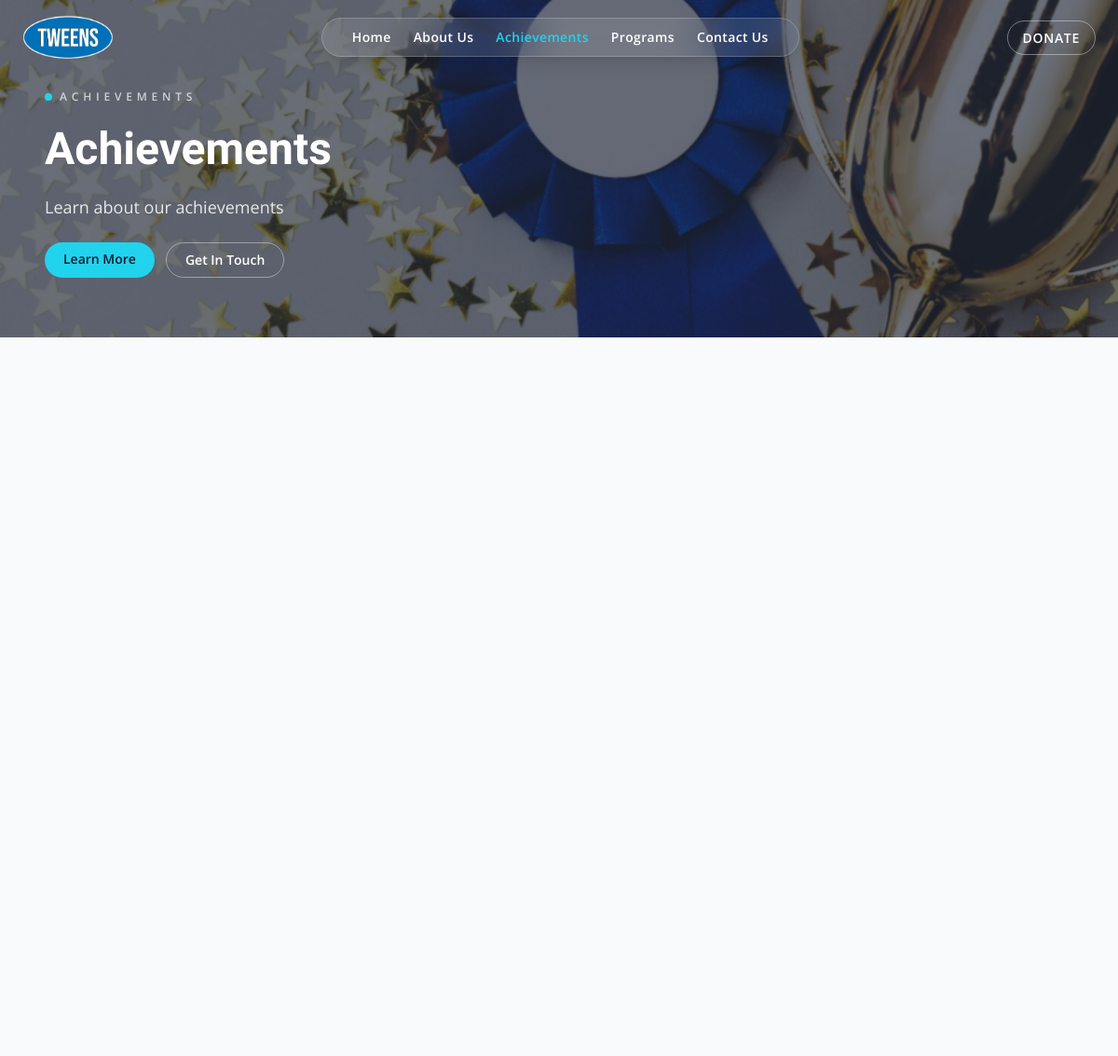
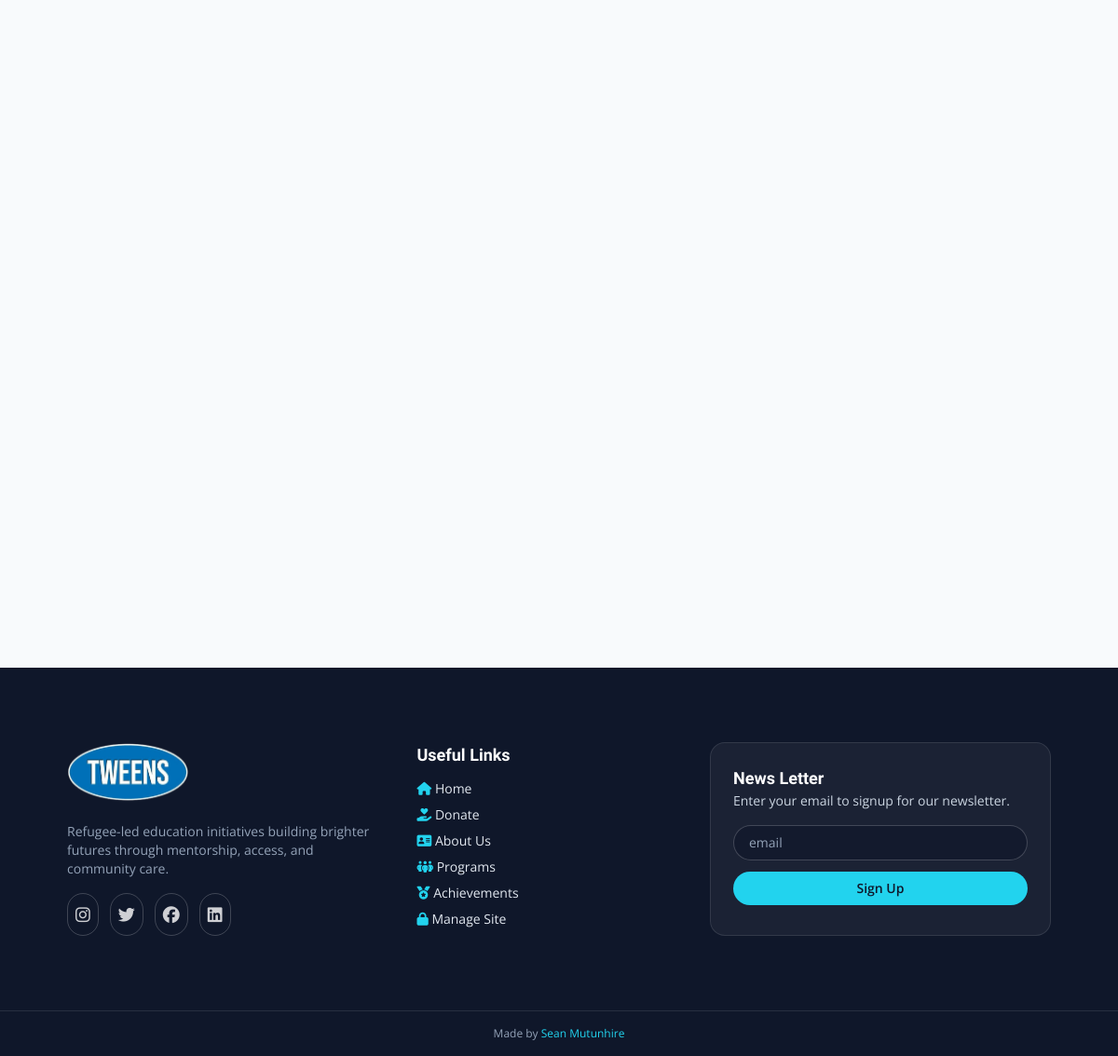
/achievements, run on the app's committed database (2 pictures, top to bottom).
### flask_app/models.py (models this page shows)
class SiteContent(db.Model):
    __tablename__ = "site_content_table"
    __table_args__ = (
        UniqueConstraint("page", "section", "field", name="uq_site_content_key"),
    )
    id = db.Column(db.Integer, primary_key=True)
    page = db.Column(db.String(100), nullable=False)
    section = db.Column(db.String(100), nullable=False)
    field = db.Column(db.String(100), nullable=False)
    value = db.Column(db.Text, nullable=False)
    updated_at = db.Column(db.DateTime, nullable=False, default=datetime.utcnow, onupdate=datetime.utcnow)

### flask_app/app.py (the view)
@app.get("/achievements")
def achievements():
    testimonies = Testimony.query.order_by(Testimony.id.desc()).all()
    achievement_list = Achievement.query.order_by(Achievement.sort_order).all()
    return render_template(
        "achievements.html",
        testimonies=testimonies,
        achievements=achievement_list,
        page_content=get_page_content("achievements"),
        file_js=f'<script src="{url_for("static", filename="myJS/achievements.js")}"></script>',
    )

### flask_app/app.py (called while the page is built)
def get_page_content(page: str) -> dict[str, dict[str, str]]:
    defaults = SITE_CONTENT_DEFAULTS.get(page, {})
    content = {section: dict(fields) for section, fields in defaults.items()}
    rows = SiteContent.query.filter_by(page=page).all()
    for row in rows:
        content.setdefault(row.section, {})[row.field] = row.value
    return content

@app.context_processor
def inject_global_site_content():
    global_content = get_page_content("global")
    return {
        "global_content": global_content.get("branding", {}),
        "footer_content": global_content.get("footer", {}),
        "current_endpoint": request.endpoint,
    }

### flask_app/templates/achievements.html (shortened to what this page needs)
{% set title = 'Achievements' %}
{% set file_css = '' %}
{% set bg_image_url = page_content.hero.background_image %}
{% set topic = page_content.hero.topic %}
{% set caption = page_content.hero.caption %}
{% include 'components/hero.html' %}
<main class="mx-auto flex max-w-6xl flex-col gap-14 px-6 py-12 md:px-8 md:py-16 lg:px-12 lg:py-20">
</main>
{% include 'components/footer.html' %}

### flask_app/templates/components/hero.html (shortened to what this page needs)
<!DOCTYPE html>
<html lang="en">
<head>
    <link rel="stylesheet" href="{{ url_for('static', filename='css/tailwind.css') }}">
    <link rel="stylesheet" href="https://cdnjs.cloudflare.com/ajax/libs/font-awesome/6.7.2/css/all.min.css" />
</head>
<body>
    <div class="nav-banner fixed inset-x-0 top-0 z-50 flex items-center justify-between px-6 py-4 transition-all duration-500">
        <div class="logo flex items-center gap-3">
            <a href="{{ url_for('home') }}" class="inline-flex items-center gap-3">
                <img src="{{ url_for('static', filename=global_content.get('logo_image', 'images/logo.png')) }}" alt="Logo" class="h-12 object-cover">
            </a>
        </div>
        <nav class="hidden md:flex md:items-center md:gap-6 md:rounded-full md:bg-white/10 md:backdrop-blur-xl md:px-8 md:py-2.5 md:border md:border-white/20 md:shadow-lg">
            <a href="{{ url_for('home') }}" class="text-sm font-semibold tracking-wide transition-colors {% if current_endpoint == 'home' %}text-brand-aqua{% else %}text-white hover:text-brand-aqua{% endif %}">Home</a>
            <a href="{{ url_for('about') }}" class="text-sm font-semibold tracking-wide transition-colors {% if current_endpoint == 'about' %}text-brand-aqua{% else %}text-white hover:text-brand-aqua{% endif %}">About Us</a>
            <a href="{{ url_for('achievements') }}" class="text-sm font-semibold tracking-wide transition-colors {% if current_endpoint == 'achievements' %}text-brand-aqua{% else %}text-white hover:text-brand-aqua{% endif %}">Achievements</a>
            <a href="{{ url_for('programs') }}" class="text-sm font-semibold tracking-wide transition-colors {% if current_endpoint == 'programs' %}text-brand-aqua{% else %}text-white hover:text-brand-aqua{% endif %}">Programs</a>
            <a href="{{ url_for('contact') }}" class="text-sm font-semibold tracking-wide transition-colors {% if current_endpoint == 'contact' %}text-brand-aqua{% else %}text-white hover:text-brand-aqua{% endif %}">Contact Us</a>
        </nav>
        <div class="hidden md:block">
            <a href="{{ global_content.get('donate_url', 'https://www.globalgiving.org/projects/transformative-education-for-refugees-in-zimbabwe/') }}" target="_blank" class="rounded-full border border-white/40 px-4 py-2 text-sm font-semibold uppercase tracking-wider text-white transition hover:border-white hover:bg-white/10">Donate</a>
        </div>
    </div>
    <header class="relative min-h-[60vh] bg-cover bg-center" style="background-image: url('{{ url_for('static', filename=bg_image_url) }}');">
        <div class="absolute inset-0" style="background-color: rgba(15, 23, 42, 0.62);"></div>
        <div class="relative z-10">
            <div class="mx-auto flex max-w-6xl flex-col gap-6 px-6 pb-16 pt-24 text-white">
                <div class="flex flex-wrap items-center gap-2 text-xs font-semibold uppercase tracking-[0.4em] text-white/70">
                    <span class="h-2 w-2 rounded-full bg-brand-aqua"></span>
                    {{ topic }}
                </div>
                <h1 class="text-4xl font-semibold leading-tight md:text-5xl">{{ topic }}</h1>
                <p class="max-w-2xl text-base text-white/85 md:text-lg">{{ caption }}</p>
                <div class="flex flex-wrap gap-3">
                    <a href="{{ url_for('about') }}" class="rounded-full bg-brand-aqua px-5 py-2 text-sm font-semibold text-slate-900 transition hover:brightness-110">Learn More</a>
                    <a href="{{ url_for('contact') }}" class="rounded-full border border-white/40 px-5 py-2 text-sm font-semibold text-white transition hover:border-white hover:bg-white/10">Get In Touch</a>
                </div>
            </div>
        </div>
    </header>

### flask_app/templates/components/footer.html (shortened to what this page needs)
<section class="bg-slate-900 text-slate-200">
    <div class="mx-auto grid max-w-6xl gap-10 px-6 py-14 md:px-8 md:py-16 lg:px-12 lg:py-20 md:grid-cols-[1.1fr_0.9fr_1.2fr]">
        <div class="space-y-4">
            <a href="{{ url_for('home') }}" class="inline-flex items-center gap-3">
                <img src="{{ url_for('static', filename=global_content.get('logo_image', 'images/logo.png')) }}" alt="logo" class="h-16 object-cover">
            </a>
            <p class="text-sm text-slate-400">{{ footer_content.get('tagline', 'Refugee-led education initiatives building brighter futures through mentorship, access, and community care.') }}</p>
            <div class="flex gap-3 text-lg">
                <a href="https://www.instagram.com/tweens_tongogara/" target="_blank" class="rounded-full border border-white/20 p-2 text-white/80 transition hover:border-brand-aqua hover:text-brand-aqua"><i class="fa-brands fa-instagram"></i></a>
                <a href="https://x.com/TongogaraTweens" target="_blank" class="rounded-full border border-white/20 p-2 text-white/80 transition hover:border-brand-aqua hover:text-brand-aqua"><i class="fa-brands fa-twitter"></i></a>
                <a href="https://www.facebook.com/tweens.tongo/" target="_blank" class="rounded-full border border-white/20 p-2 text-white/80 transition hover:border-brand-aqua hover:text-brand-aqua"><i class="fa-brands fa-facebook"></i></a>
                <a href="https://www.linkedin.com/in/tweens-tongogara-9620b5367" target="_blank" class="rounded-full border border-white/20 p-2 text-white/80 transition hover:border-brand-aqua hover:text-brand-aqua"><i class="fa-brands fa-linkedin"></i></a>
            </div>
        </div>
        <div class="space-y-3">
            <h2 class="text-lg font-semibold text-white">Useful Links</h2>
            <div class="space-y-2 text-sm">
                <p><i class="fa-solid fa-house text-brand-aqua"></i> <a href="{{ url_for('home') }}">Home</a></p>
                <p><i class="fa-solid fa-hand-holding-heart text-brand-aqua"></i> <a href="{{ global_content.get('donate_url', 'https://www.globalgiving.org/projects/transformative-education-for-refugees-in-zimbabwe/') }}" target="_blank">Donate</a></p>
                <p><i class="fa-solid fa-address-card text-brand-aqua"></i> <a href="{{ url_for('about') }}">About Us</a></p>
                <p><i class="fa-solid fa-people-group text-brand-aqua"></i> <a href="{{ url_for('programs') }}">Programs</a></p>
                <p><i class="fa-solid fa-medal text-brand-aqua"></i> <a href="{{ url_for('achievements') }}">Achievements</a></p>
                <p><i class="fa-solid fa-lock text-brand-aqua"></i> <a href="{{ url_for('news_validate_page') }}">Manage Site</a></p>
            </div>
        </div>
        <div class="space-y-4 rounded-2xl border border-white/10 bg-white/5 p-6">
            <div>
                <h2 class="text-lg font-semibold text-white">{{ footer_content.get('newsletter_title', 'News Letter') }}</h2>
                <p class="text-sm text-slate-300">{{ footer_content.get('newsletter_caption', 'Enter your email to signup for our newsletter.') }}</p>
            </div>
            <form action="{{ url_for('newsletter_signup') }}" method="post" class="flex flex-col gap-3">
                <input type="email" placeholder="email" name="newsletter" required class="w-full rounded-full border border-white/20 bg-slate-900/60 px-4 py-2 text-sm text-white placeholder:text-slate-400 focus:border-brand-aqua focus:outline-none">
                <button type="submit" class="rounded-full bg-brand-aqua px-4 py-2 text-sm font-semibold text-slate-900 transition hover:brightness-110">Sign Up</button>
            </form>
        </div>
    </div>
    <div class="border-t border-white/10 py-4 text-center text-xs text-slate-400">
        <p>Made by <a href="https://seanmutunhire.site" target="_blank" class="text-brand-aqua transition hover:text-white">Sean Mutunhire</a></p>
    </div>
</section>
</body>
</html>

### data on the page
SiteContent: value (picture)
SiteContent: value (picture)
SiteContent: value "ACHIEVEMENTS", value "Achievements"
SiteContent: value "Learn about our achievements"
SiteContent: get "Refugee-led education initiatives building brighter futures through mentorship, access, and community care."
SiteContent: get "News Letter"
SiteContent: get "Enter your email to signup for our newsletter."
